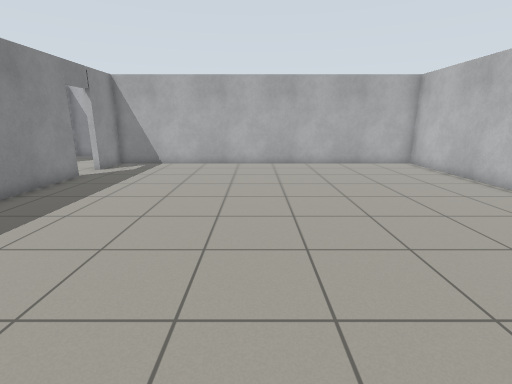
[1] (above)

19 first-person views from a walk through a Gazebo world. The camera is 1.2 m above the floor, tilts 14° down and sees 85° across. The floor is counted in squares, 0.5 m on a side. Each view is taken from the middle of a square. On the plan, view 1 faces up. The plan holds only what a view shows up to about 18 squares ahead; the rest is blank. The place goes on beyond the plan.

[2]
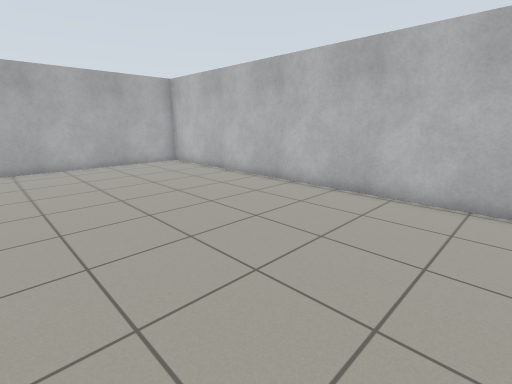

[3]
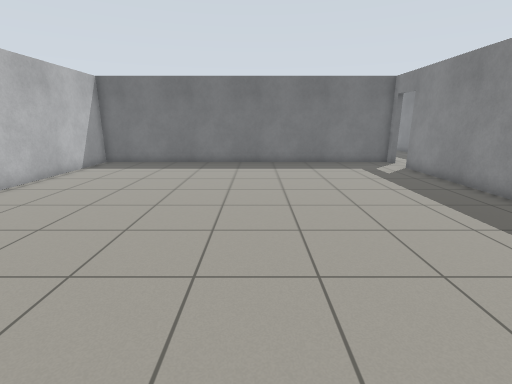

[4]
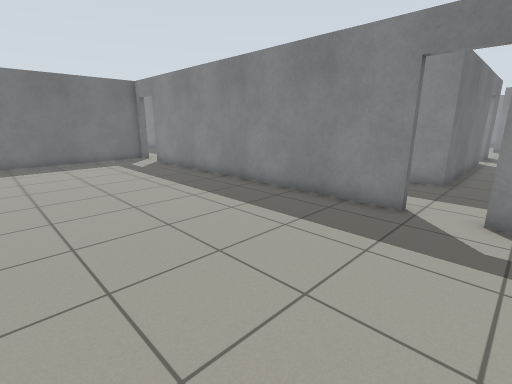

[5]
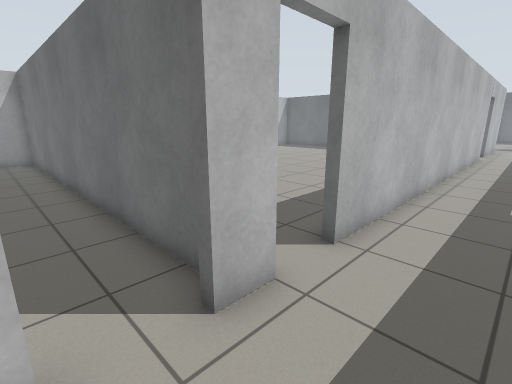

[6]
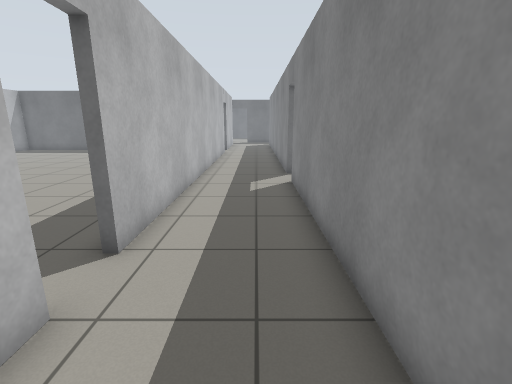

[7]
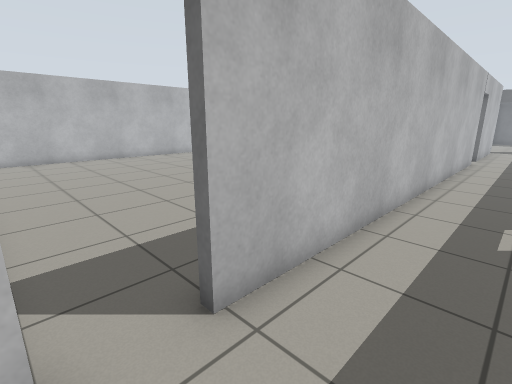

[8]
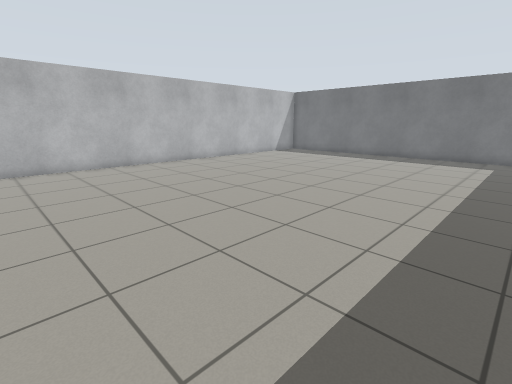

[9]
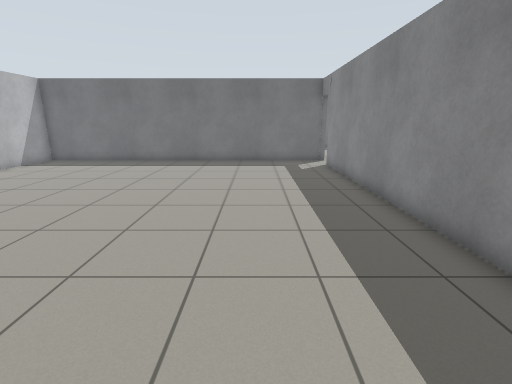

[10]
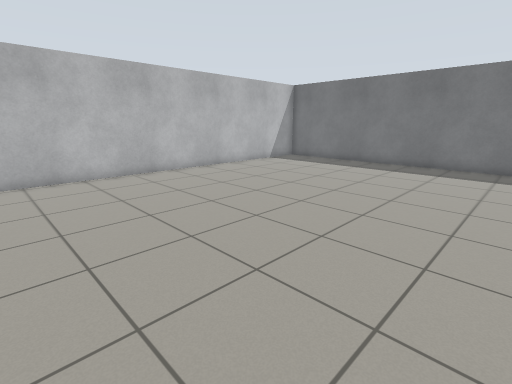

[11]
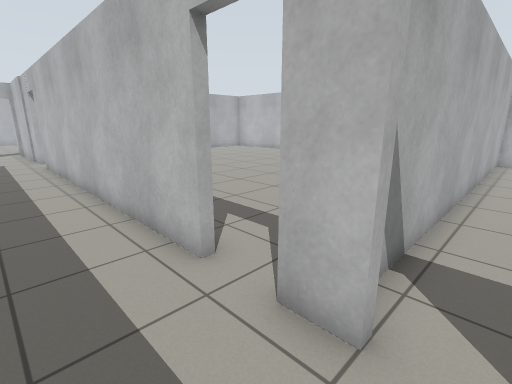

[12]
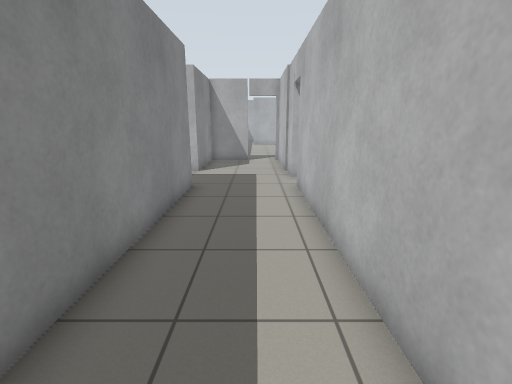

[13]
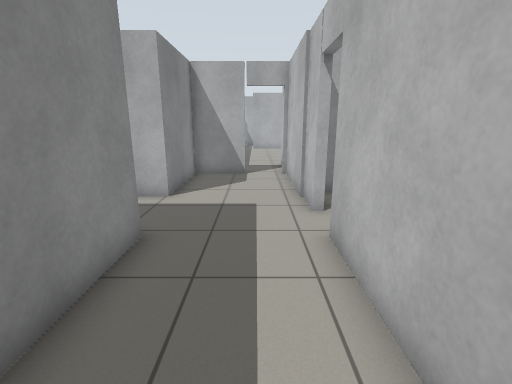

[14]
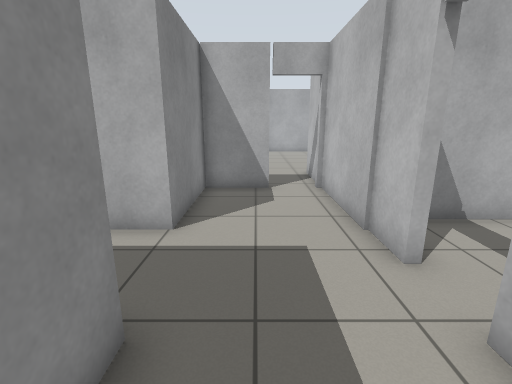

[15]
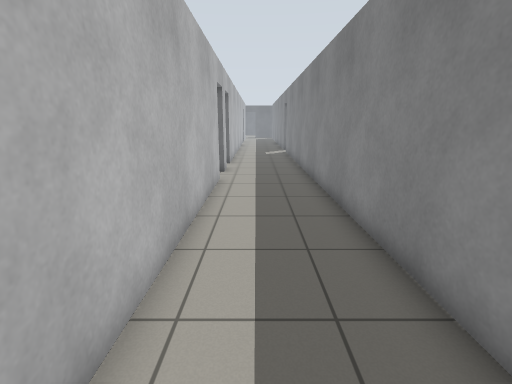

[16]
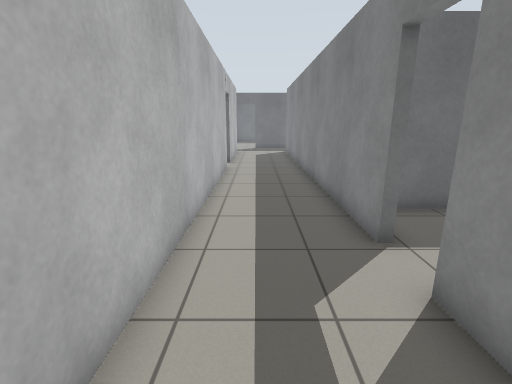

[17]
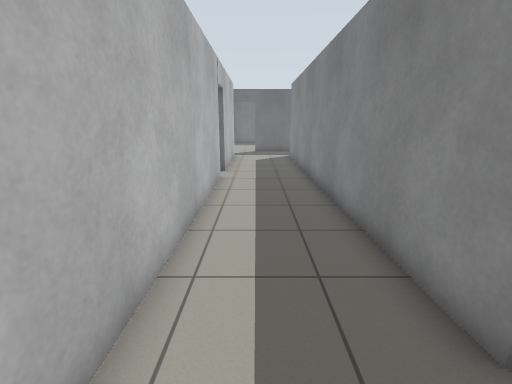

[18]
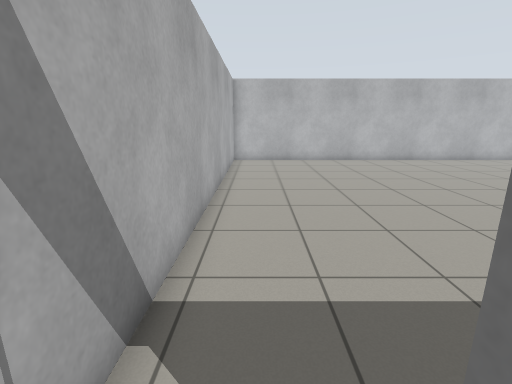

[19]
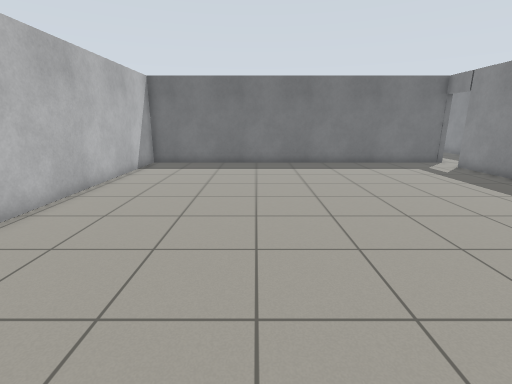

### Floor plan
Ten units are one square. View 1 is at (0, 0); x grows to the right and y downward. Boxes are objects, and circles mark ways between rooms. Rooms are numbered by the first view taken in them; rooms with no view inside come last. Other rooms are left out.
<svg viewBox="-140 -210 238 510">
<path fill="none" stroke="#000" d="M-81 -127 -81 20M-81 43 93 43 93 -167 -81 -167 -81 -144M-84 50 -84 38M-84 20 -84 -127M-125 153 -125 295M-135 -127 -125 -127 -125 135M-84 -144 -84 -204M-84 254 -84 68M-105 -203 -129 -203 -129 -160 -135 -160M-84 295 -84 272M-81 130 -81 254M-84 272 93 272 93 46 -78 46"/>
<circle cx="-80" cy="-135" r="3" fill="#2a7"/>
<circle cx="-80" cy="25" r="3" fill="#2a7"/>
<circle cx="-80" cy="265" r="3" fill="#2a7"/>
<circle cx="-80" cy="55" r="3" fill="#2a7"/>
<text x="0" y="-70">1</text>
<text x="-100" y="40">2</text>
<text x="0" y="160">3</text>
</svg>
Room 1 opens to room 2. Room 2 opens to room 3.

Where each view was taken, in squares from view 1:
view 1: 0 up, 0 right, facing up
view 2: 0 up, 0 right, facing up-right
view 3: 13 up, 0 right, facing down
view 4: 15 up, 0 right, facing down-left
view 5: 2 down, 11 left, facing down-right
view 6: 2 down, 11 left, facing down
view 7: 5 down, 11 left, facing down-right
view 8: 6 down, 7 left, facing down-right
view 9: 9 down, 4 left, facing down
view 10: 10 down, 4 left, facing down-right
view 11: 6 down, 11 left, facing up-right
view 12: 2 up, 10 left, facing up
view 13: 7 up, 10 left, facing up
view 14: 10 up, 11 left, facing up
view 15: 10 up, 10 left, facing down
view 16: 10 down, 10 left, facing down
view 17: 13 down, 10 left, facing down
view 18: 6 down, 9 left, facing right
view 19: 10 down, 3 right, facing down
